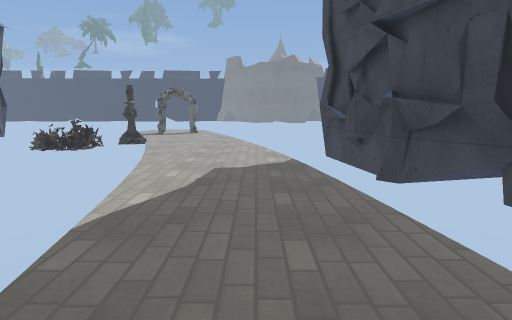
[1] (above)

19 first-person views from a walk through a 3-D level made in the Godot game engine. The camera is 1.5 m above the floor, tilts 8° down and sees 70° across. The floor is counted in squares, 1 m on a side. Each view is taken from the middle of a square. On the plan, view 1 faces up. The plan holds only what a view shows up to about 16 squares ahead; the rest is blank. The place goes on beyond the plan. Surface patterns are stand-ins for the level's own textures.

[2]
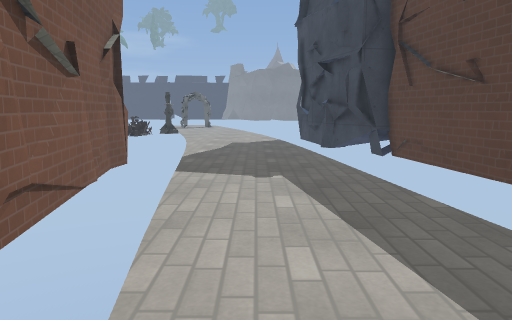

[3]
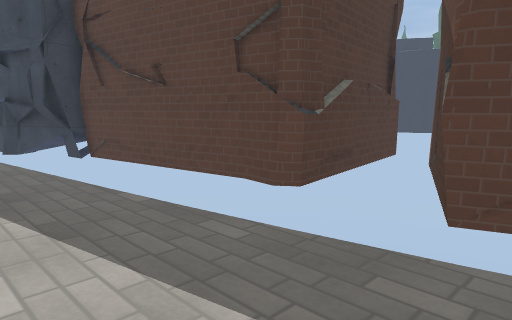

[4]
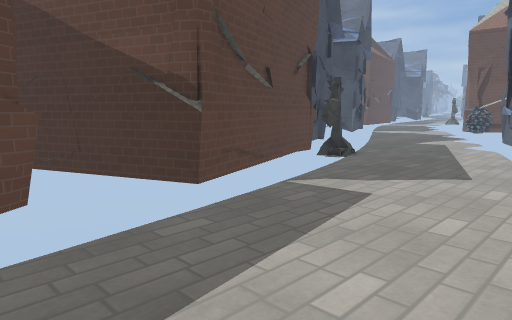

[5]
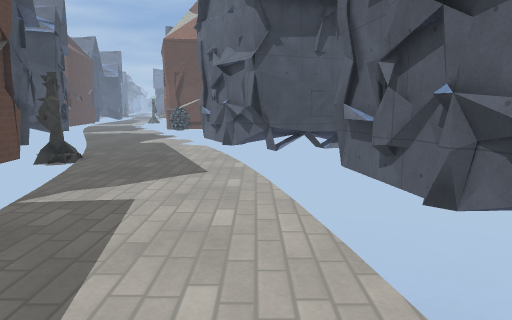

[6]
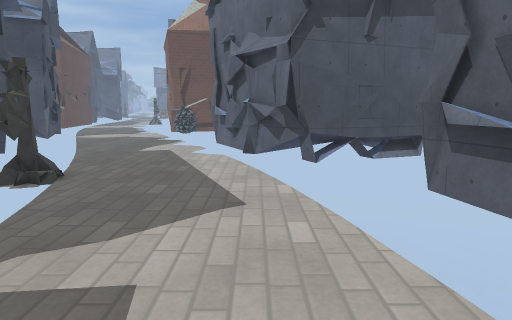

[7]
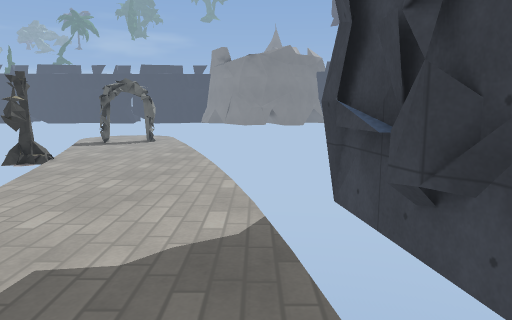

[8]
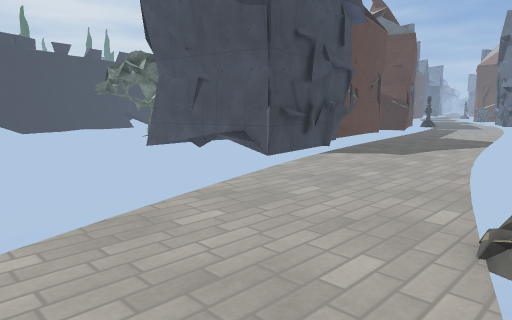

[9]
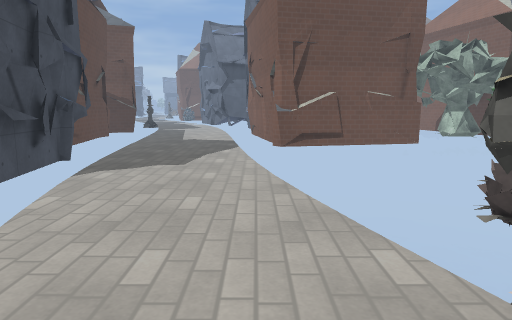

[10]
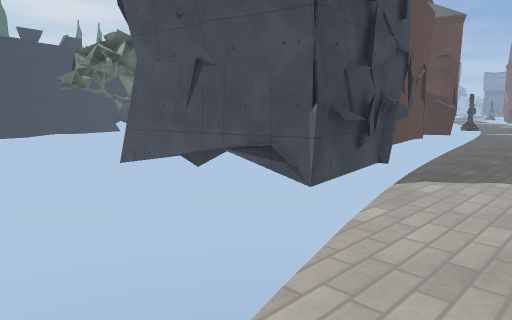

[11]
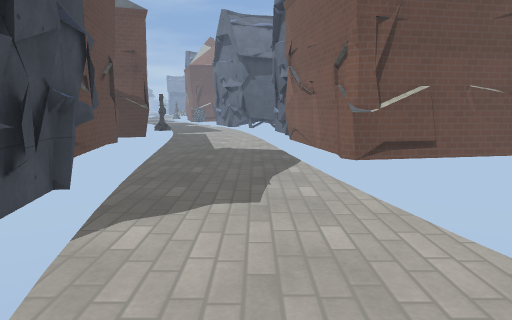

[12]
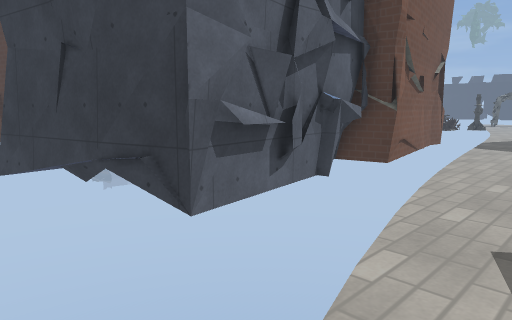

[13]
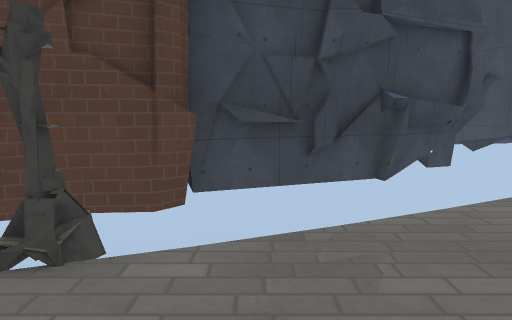

[14]
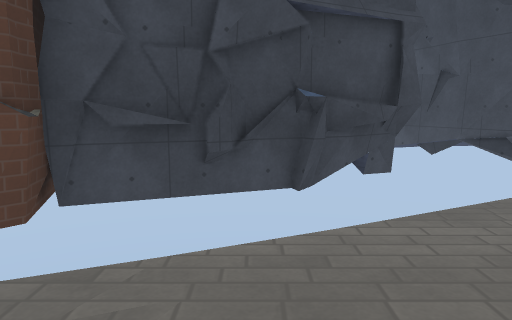

[15]
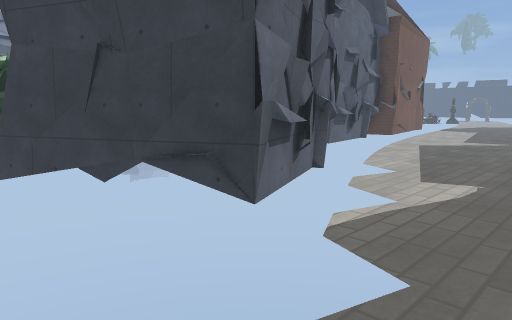

[16]
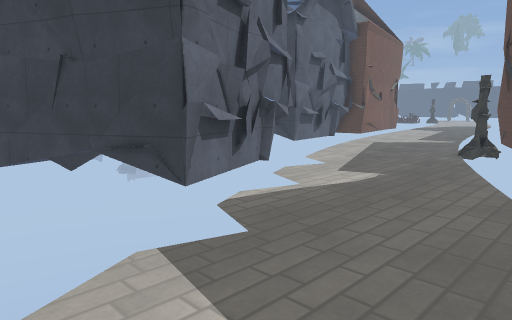

[17]
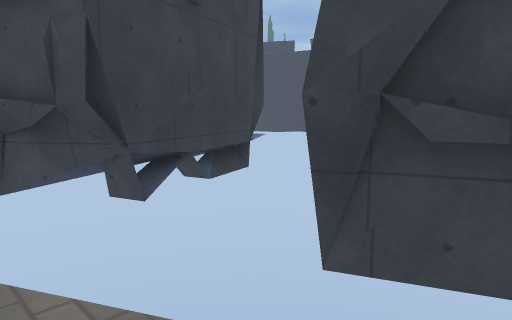

[18]
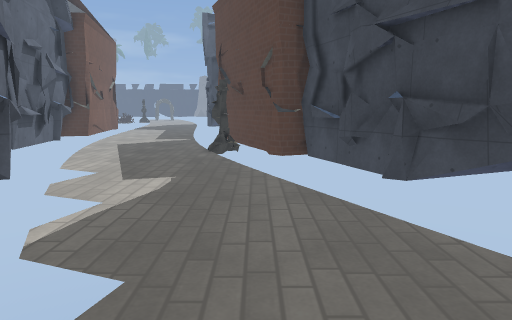

[19]
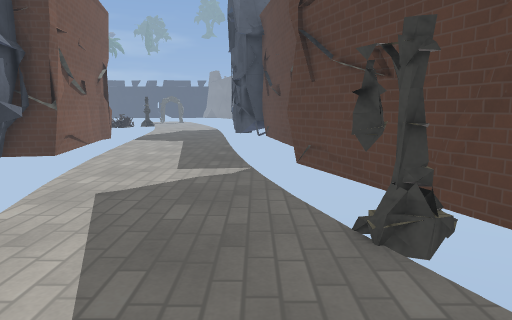

### Floor plan
Key: @ floor where view 1 was taken; # wall or solid block; x gap in a wall; . main floor; - floor 121.5 m lower than the main floor; / step, stairs or slope; = window, fence, low wall or low ledge; v drop or lower ground; A arch; T tree.
Columns run from 9 left of view 1 to 14 right of it. Each row starts with its distance up from view 1.
 22    AA..
 21    ....v
 20    v....v
 19    v....v
 18    v....v
 17     /....v
 16    -/....v
 15  ==vv....v
 14 v==v .....
 13  vv  v....v  vv###
 12      v....vv####
 11      v....vv#         T
 10       .....v#        TTT
  9       v....v#
  8       v....v#
  7       v....v#
  6       v....v##
  5        ....vv##
  4   vv## .....  #
  3 ###### v....  #
  2      # v....v #
  1      #vv....v ##
  0       vv.@..v v#
 -1       #v....v v#
 -2       # ....v v######v
 -3       # ....v  vv  vv
 -4      ##vv....    v##
 -5      ## v....vv####
 -6       # v....v##
 -7       # v....vv#
 -8       #v ....v ##
 -9       #v v....vv#
-10       #v v....v #
-11    ####v v....v###
-12  ###vv    .....xv#
-13           v....v ##
-14          vv....v  ##
-15       v###v.....v v#
-16     v### ##v....v v#
-17     ##    # v....v ##
-18           ##v....v v# ##
-19            #vv....vv###v
-20            #vv....v v
-21           ##vv.....v
-22  TT    ####v  v....v  v#
-23        #vv     ..... ###
-24                v.    ##
-25                 . .

Positions as (right, up) in squares from view 1, and headings:
1: (0, 0), facing up
2: (0, -7), facing up
3: (0, -7), facing up-right
4: (-1, -1), facing down-right
5: (0, -1), facing down
6: (1, -4), facing down
7: (1, 6), facing up
8: (-6, 21), facing down-right
9: (-3, 19), facing down
10: (-2, 18), facing down-right
11: (-1, 15), facing down
12: (2, -14), facing up-left
13: (2, -14), facing right
14: (3, -16), facing right
15: (7, -25), facing up-left
16: (9, -25), facing up-left
17: (9, -25), facing up-right
18: (7, -25), facing up
19: (4, -16), facing up
